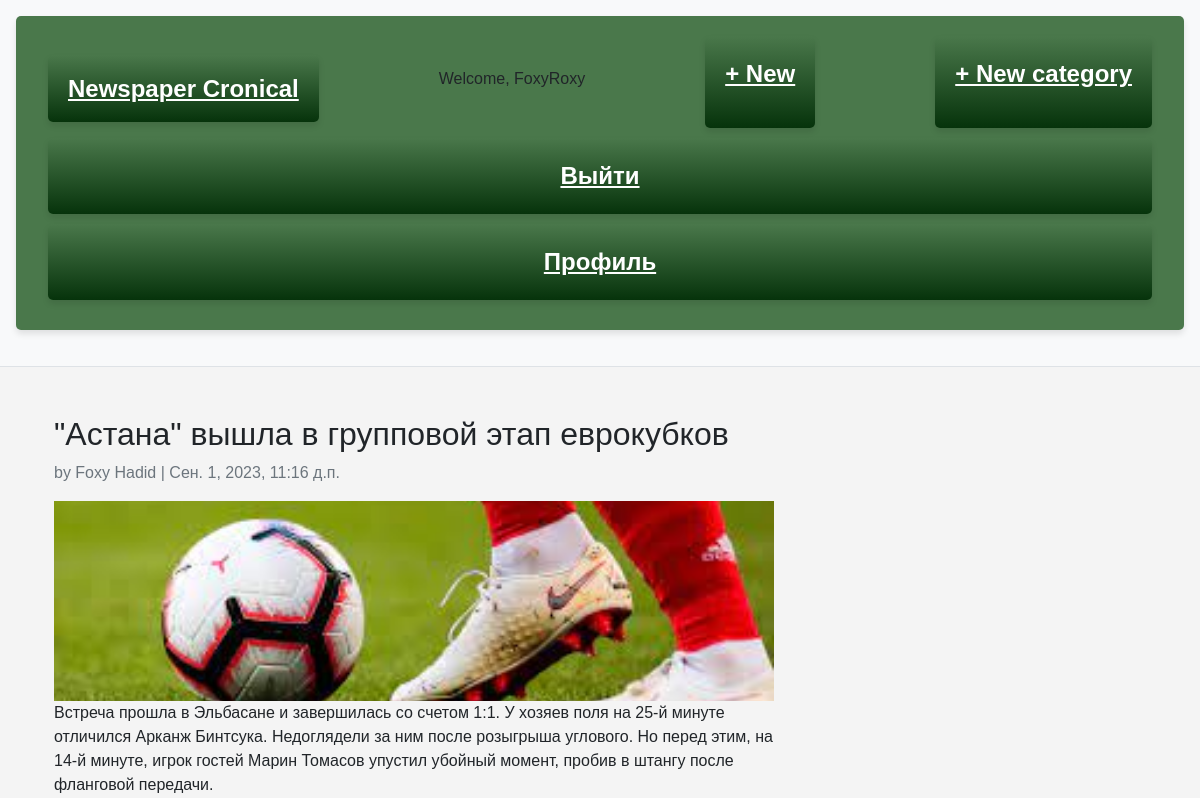
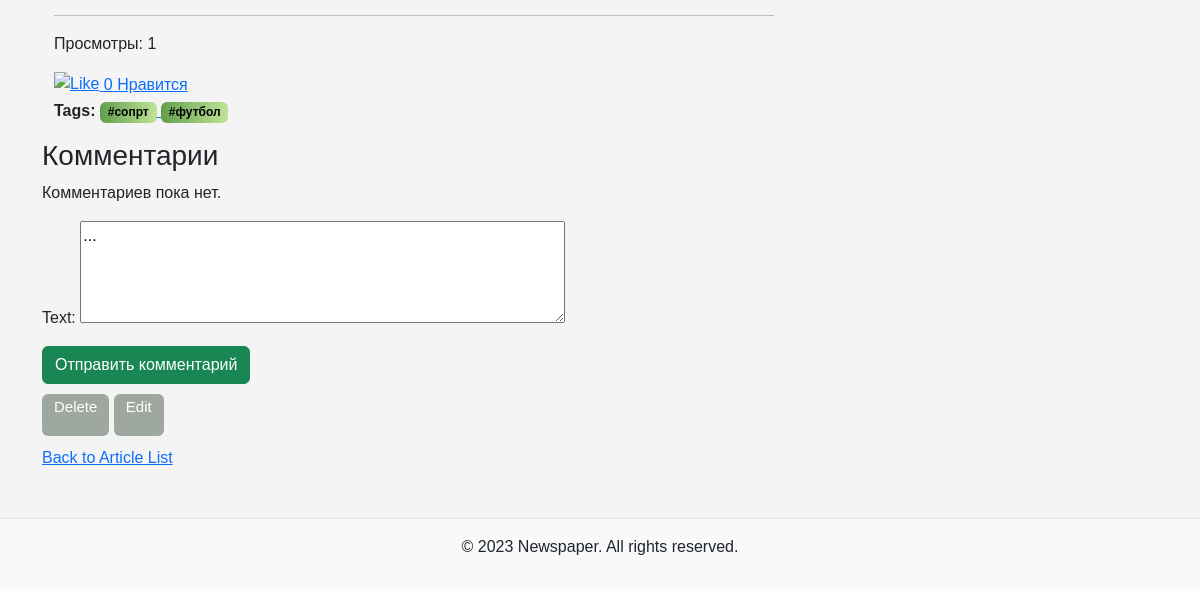
The page /article/3/ (signed in) on the database as committed earlier (2 pictures, top to bottom).
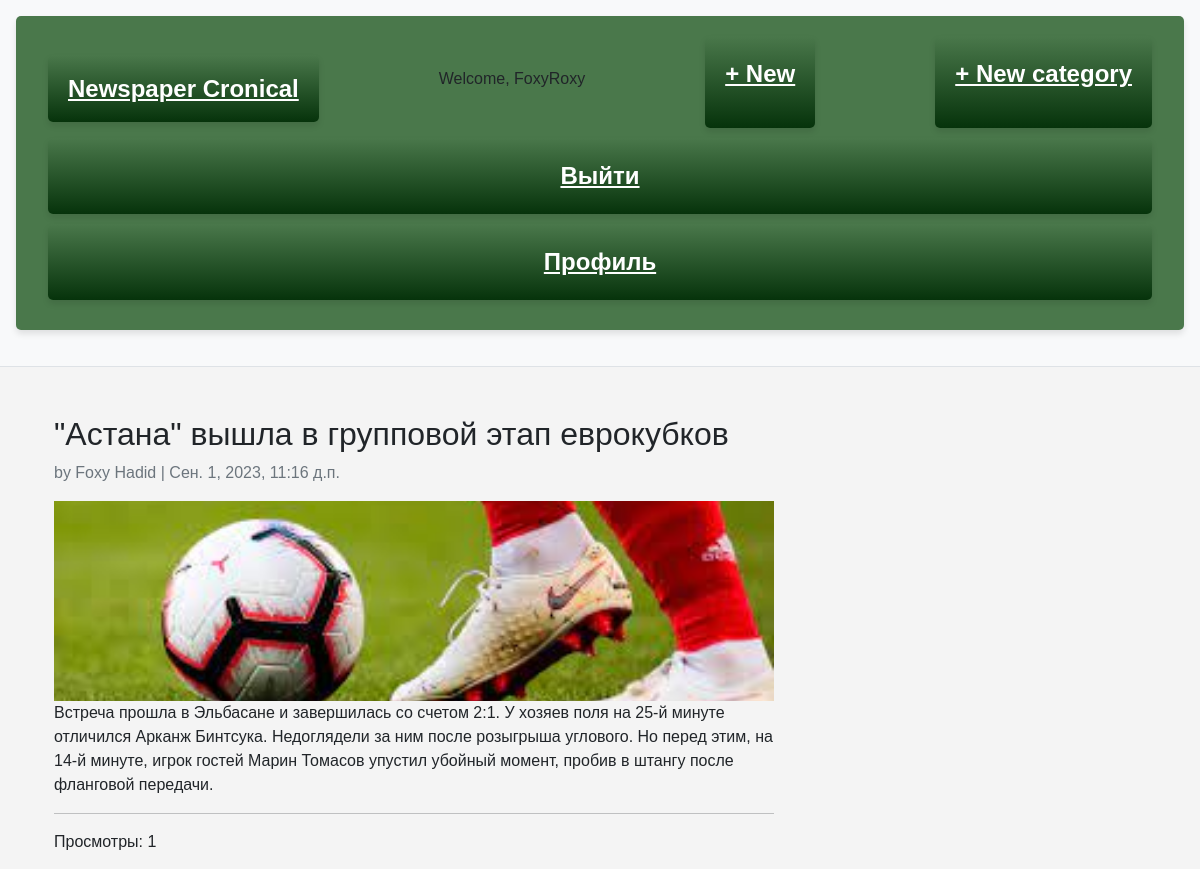
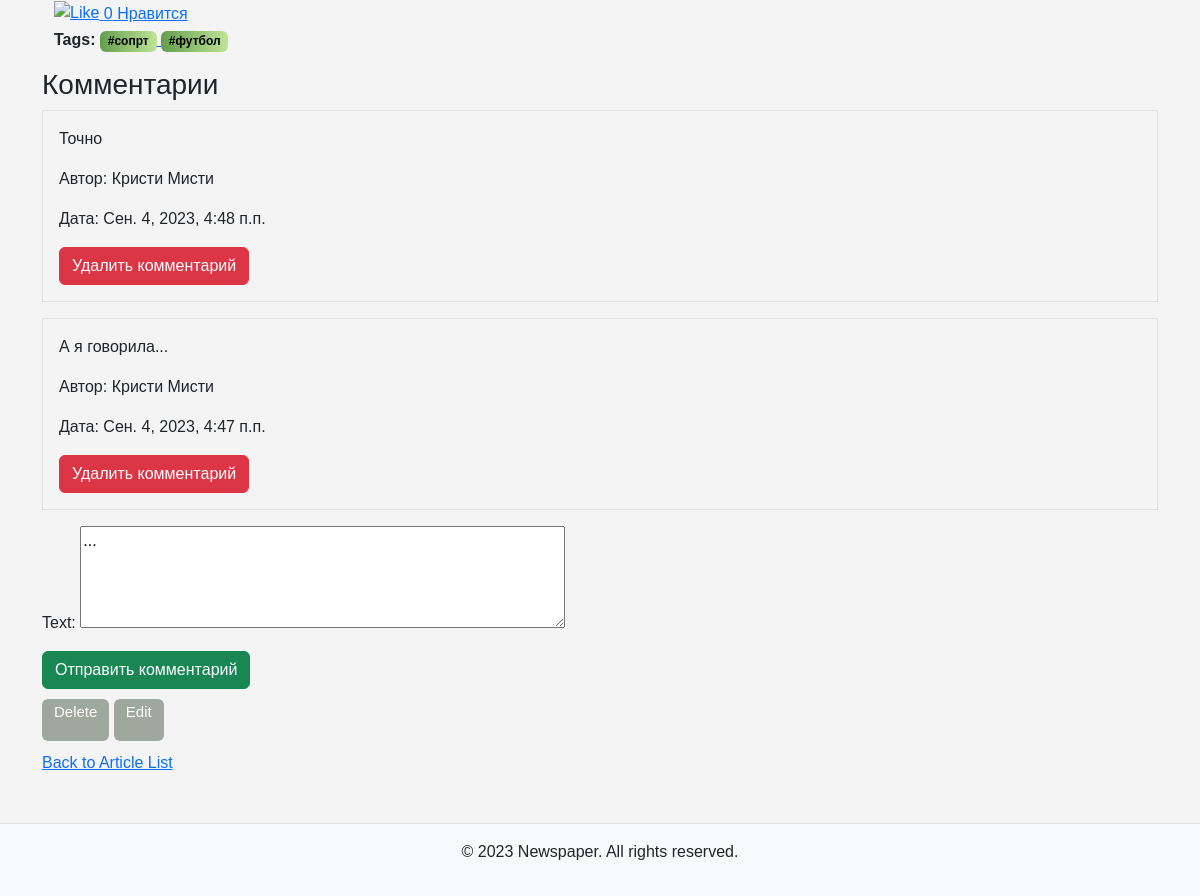
The same page on the database as committed later (2 pictures, top to bottom).
### accounts/models.py (models this page shows, shortened)
class CustomUser(AbstractUser):
    bio = models.TextField(max_length=500, blank=True)
    phone_number = models.CharField(max_length=12, blank=True)
    birthdate = models.DateTimeField(null=True, blank=True)
    objects = CustomUserManager()

### main/models.py (models this page shows, shortened)
class Article(models.Model):
    title = models.CharField(max_length=255)
    summary = models.TextField()
    content = models.TextField()
    author = models.ForeignKey(Author, on_delete=models.PROTECT,
                               related_name='author_articles')
    published_date = models.DateTimeField(auto_now_add=True)
    category = models.ForeignKey(Category, on_delete=models.PROTECT)
    image_url = models.ImageField(upload_to='media', blank=True)
    tags = models.ManyToManyField(Tags, blank=True)
    liked = models.ManyToManyField(CustomUser, default=None, blank=True, related_name='Liked')
    views = models.PositiveIntegerField(default=0)
    class Meta:
        ordering = ['-published_date']

class Author(models.Model):
    user = models.OneToOneField(CustomUser, on_delete=models.CASCADE)
    def __str__(self):
        return self.user.get_full_name()

class Tags(models.Model):
    tag_name = models.CharField(max_length=255)

class Comments(models.Model):
    user = models.ForeignKey(Author, on_delete=models.CASCADE)
    article = models.ForeignKey(Article, on_delete=models.CASCADE)
    text = models.TextField(default='...')
    created_date = models.DateTimeField(auto_now_add=True)
    class Meta:
        ordering = ['-created_date']

### main/views.py (the view)
# urls.py: path('article/<int:article_id>/', views.detail_article, name='detail_article'),
def detail_article(request, article_id):
    article = get_object_or_404(Article, id=article_id)
    article.views +=1
    article.save()
    form = CommentForm()
    user_has_liked= article.likes.filter(user=request.user.author).exists()
    context = {
        'article': article,
        'form': form,
        'user_has_liked': user_has_liked
    }
    return render(request, 'main/detail_article.html', context)

### main/forms.py
class CommentForm(forms.ModelForm):
    class Meta:
        model = Comments
        fields = ['text']
        widgets = {
            'text': forms.Textarea(attrs={'rows': 4, 'cols': 50, 'required': True}),
        }

### templates/main/detail_article.html (shortened to what this page needs)
{% extends 'base.html' %}
{% load static %}
{% block content %}
<div class="container">
    <div class="row">
        <div class="col-md-8">
<h2>{{ article.title }}</h2>
  <p class="text-muted">by {{ article.author }} | {{ article.published_date }}</p>
             {% if article.image_url %}
            <img src="{{ article.image_url.url }}" class="card-img-top article-image" alt="{{ article.title }}">
            {% else %}
            <img src="https://upload.wikimedia.org/wikipedia/commons/thumb/c/c7/Flag_of_Kyrgyzstan.svg/1200px-Flag_of_Kyrgyzstan.svg.png" class="card-img-top article-image" alt="{{ article.title }}">
            {% endif %}
  <div>{{ article.content | safe }}</div>
            <hr>
            <p> Просмотры: {{article.views}}</p>
            <a id="like-button" href="{% url 'like_article' article.id %}" class="like-button">
                                <img src="{% if user_has_liked %}
                                                {% static 'heart-solid.svg' %}
                                           {% else %}
                                                {% static 'heart-regular.svg' %}
                                           {% endif %}"
                                     alt="Like" style="margin-bottom: 3px;">
                            <span id="like-count" class="like-count">{{ article.likes.count }}</span> Нравится
                        </a>
            <p class="tag-container">
                <strong>Tags:</strong>
            {% for tag in article.tags.all%}
              <a href="{% url 'get_article_by_tag' tag.id %}">
                  <span class="badge bg-primary-gradient">#{{tag.tag_name}}</span>
              </a>
              {% endfor %}
                </p>
        </div>
</div>
    </div>
<div class="comments mt-3">
    <h3>Комментарии</h3>
    {% for comment in article.comments_set.all %}
    <div class="comment border mb-3 p-3">
        <p>{{ comment.text }}</p>
        <p>Автор: {{ comment.user }}</p>
        <p>Дата: {{ comment.created_date }}</p>
        <form action="{% url 'delete_comment' article.id comment.id %}" method="post">
            <button type="submit" class="btn btn-danger">Удалить комментарий</button>
        </form>
    </div>
    {% empty %}
    <p>Комментариев пока нет.</p>
    {% endfor %}
</div>
<form action="{% url 'add_comment' article.id %}" method="post">
    {{ form.as_p }}
    <button type="submit" class="btn btn-success">Отправить комментарий</button>
</form>
<a href="{% url 'delete_article' article.id %}" class="button"><p> Delete </p></a>
<a href="{% url 'edit_article' article.id %}"  class="button"><p> Edit </p></a>
<a href="{% url 'index' %}"><p> Back to Article List </p></a>
{% endblock content %}

### templates/base.html (shortened to what this page needs)
{% load static %}
<!DOCTYPE html>
<html>
<head>
    <link href="https://cdn.jsdelivr.net/npm/bootstrap@5.2.3/dist/css/bootstrap.min.css" rel="stylesheet">
    <link rel="stylesheet" href="{% static 'style.css' %}">
</head>
<body>
    <header class="p-3 mb-3 border-bottom bg-light">
        <div class="title-container">
        <div class="container">
            <div class="d-flex flex-wrap align-items-center justify-content-between">
               <h1><a class="title" href="/">Newspaper Cronical</a></h1>
                    {% if user.is_authenticated %}
                        <p>Welcome, {{user.username}}</p>
                <a href="{% url 'create_article' %}" class="title"> <p> + New </p></a>
                <a href="{% url 'add_category' %}" class="title"> <p> + New category </p></a>
                <a href="{% url 'logout' %}" class="field">Выйти</a>
                <a href="{% url 'profile' user.pk %}" class="field">Профиль</a>
                        {% else %}
                <div class="field_container">
                    <div class="title-container">
                <a href="{% url 'register' %}" class="field">Зарегистрироваться</a>
                <a href="{% url 'login' %}" class="field">Логин</a>
                        {% endif %}
                    </div>
                    </div>
            </div>
     </header>
    <main class="container mt-5">
        {% block content %}
        {% endblock content %}
    </main>
    <footer class="p-3 mt-5 border-top bg-light">
        <div class="container">
            <p class="text-center">© 2023 Newspaper. All rights reserved.</p>
        </div>
    </footer>
</body>
</html>

### static/style.css (style rules this page uses)
body { font-family: Arial, sans-serif; background-color: #f4f4f4; }
.badge, .btn-primary-gradient { background: linear-gradient(90deg, rgba(99, 158, 76, 1) 0%, rgba(191, 228, 152, 1) 100%); color: black; border: none; }
.article-image { height: 200px; object-fit: cover; }
.tag-container { margin-bottom: 0; }
.button { display: inline-block; padding: 2px 12px; margin: 10px 0; background-color: #9ea89e; color: white; border: none; border-radius: 6px; text-align: center; text-decoration: none; font-size: 15px; cursor: pointer; }
.title { font-size: 24px; font-weight: bold; margin-bottom: 10px; border: none; padding: 20px; background: linear-gradient(to bottom, #4a784b, #06330b); box-shadow: 0px 4px 6px rgba(0, 0, 0, 0.1); color: white; border-radius: 5px; }

Rows that differ between the two databases and show on the page:
changed Article "\"Астана\" вышла в групповой этап еврокубков": content "…и завершилась со счетом 1:1. У хозяев поля на…" → "…и завершилась со счетом 2:1. У хозяев поля на…"
added Comments: text "Точно", user "Кристи Мисти", created_date "Сен. 4, 2023, 4:48 п.п."
added Comments: text "А я говорила...", user "Кристи Мисти", created_date "Сен. 4, 2023, 4:47 п.п."
Other text that changed with them:
text no longer shown: "Комментариев пока нет."
